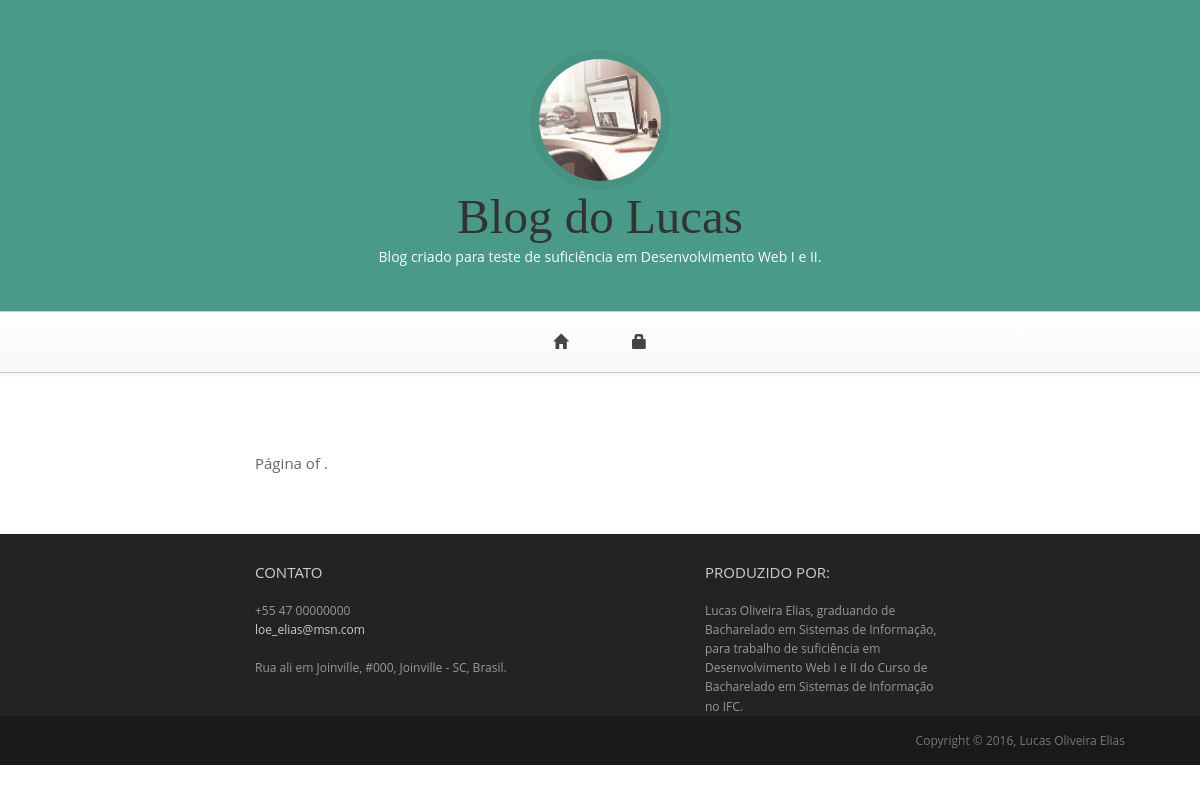
/, run on an earlier commit of the app's database.
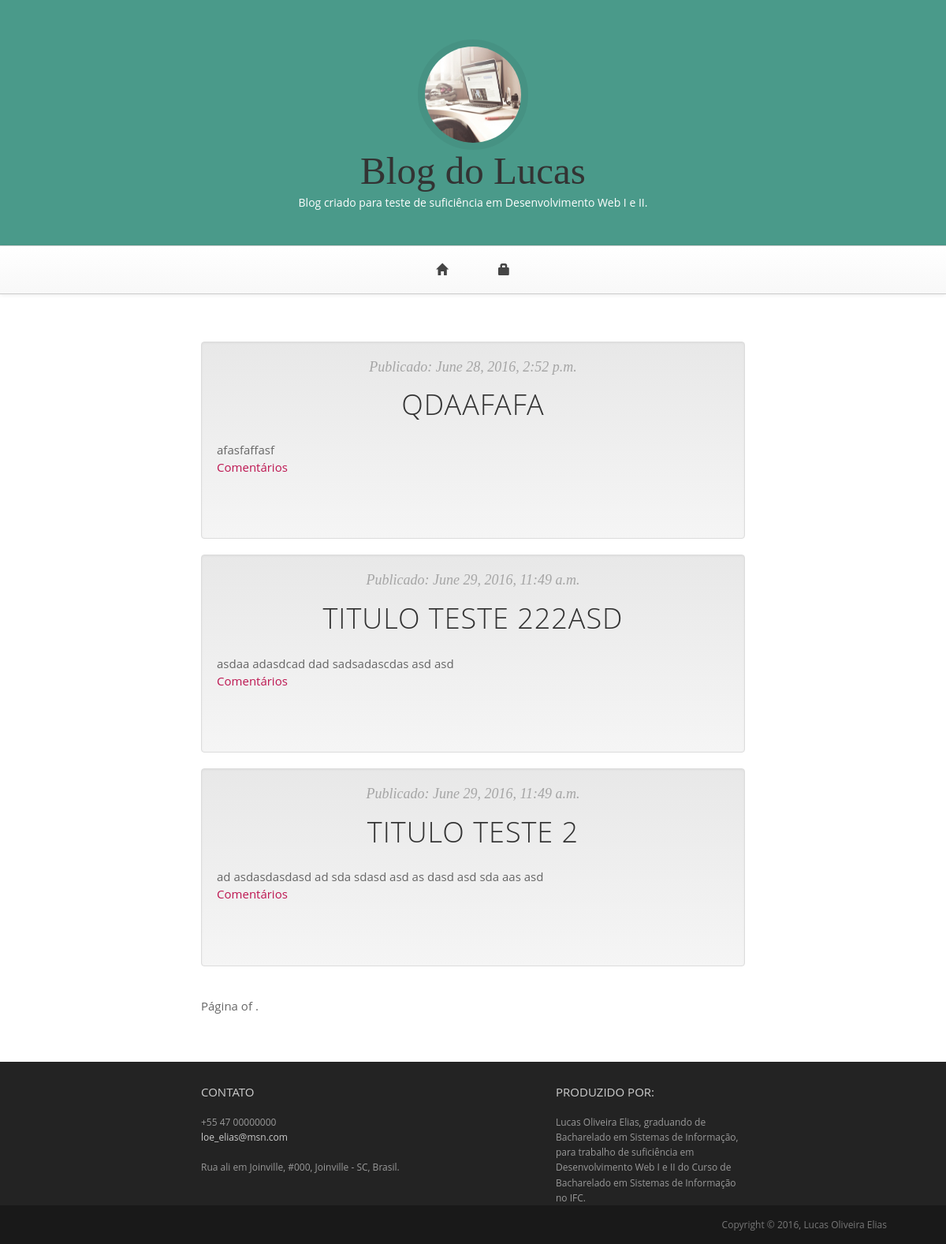
And on a later commit of the database.
### blog/models/postagens.py (models this page shows, shortened)
class Post(models.Model):
    autor = models.ForeignKey('auth.User')
    titulo = models.CharField(max_length=200)
    texto = models.TextField()
    data_criacao = models.DateTimeField(
        default=timezone.now)
    data_publicacao = models.DateTimeField(
        blank=True, null=True)

### blog/views/postagens.py (the view)
# urls.py: url(r'^$', views.PostListView.as_view(), name='post_list'),
class PostListView(generic.ListView):
    model = Post
    template_name = 'blog/post_list.html'
    context_object_name = 'posts'
    def post_list(self, request):
        postagens = Post.objects.filter(data_publicacao__lte=timezone.now()).order_by(
            '-data_publicacao')
        paginator = Paginator(postagens, 3)
        page = request.GET.get('page')
        try:
            posts = paginator.page(page)
        except PageNotAnInteger:
            posts = paginator.page(1)
        except EmptyPage:
            posts = paginator.page(paginator.num_pages)
        return HttpResponse(request, self.template_name, {'posts': posts})

### blog/templates/blog/post_list.html (shortened to what this page needs)
{% extends 'blog/base.html' %}
{% block content %}
  {% for post in posts %}
   {% if not post.data_publicacao == null %}
    {% if not comentario.comentario_aprovado == True %}
    <article class="post">
      <article class="well" id="fade">
        <header class="entry-header">
          <div class="entry-meta">
            <span class="posted-on">
              <time class="entry-date published">
                Publicado: {{ post.data_publicacao }}
              </time>
            </span>
          </div>
          <h1 class="entry-title">
            <a href="{% url 'post_detail' pk=post.pk %}">
              {{ post.titulo }}
            </a>
          </h1>
        </header>
        <div class="entry-content">
          <p>{{ post.texto|linebreaks }}</p>
          <a href="{% url 'post_detail' pk=post.pk %}">Comentários</a>
        </div>
      </article>
    </article>
    {% endif %}
    {% endif %}
  {% endfor %}
  <article class="pagination">
    <span class="step-links">
      <span class="current">
        Página {{ posts.number }} of {{ posts.paginator.num_pages }}.
      </span>
    </span>
  </article>
{% endblock %}

What changed in the data, as far as the page shows it:
added Post: data_publicacao "June 28, 2016, 2:52 p.m.", titulo "QDAAFAFA", texto "afasfaffasf"
added Post: data_publicacao "June 29, 2016, 11:49 a.m.", titulo "TITULO TESTE 222ASD", texto "asdaa adasdcad dad sadsadascdas asd asd"
added Post: data_publicacao "June 29, 2016, 11:49 a.m.", titulo "TITULO TESTE 2", texto "ad asdasdasdasd ad sda sdasd asd as dasd asd sda aas asd"
